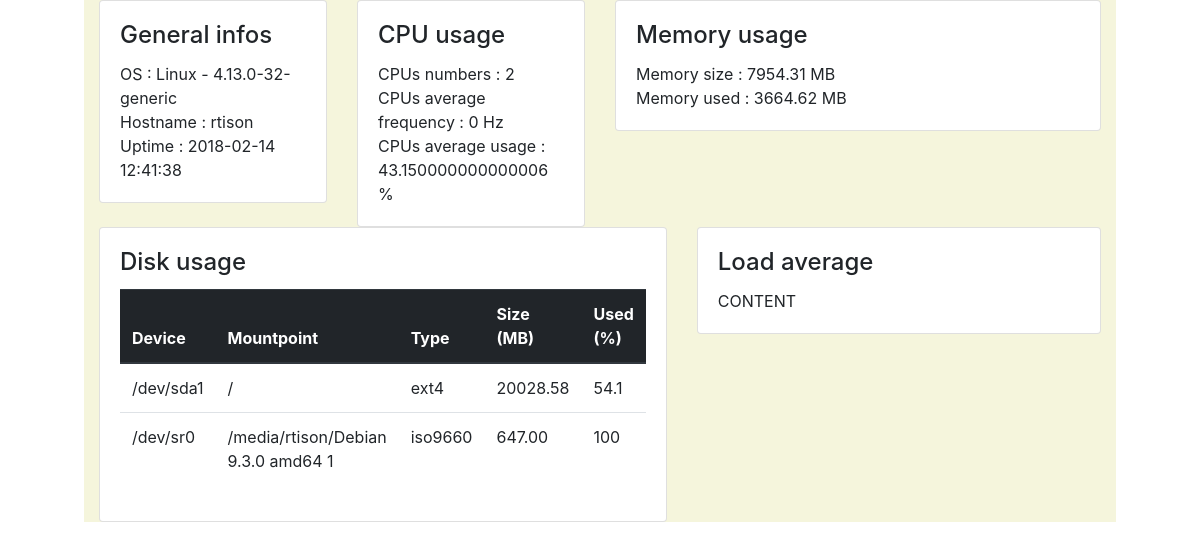
The page / on the database its author committed.
### tables this page shows
CREATE TABLE `host_info` (
        `os` TEXT DEFAULT NULL,
        `hostname` TEXT DEFAULT NULL,
        `uptime` TEXT DEFAULT NULL,
        `cpu_usage` NUMERIC DEFAULT 0,
        `cpu_number` INTEGER DEFAULT 0,
        `cpu_frequency` INTEGER DEFAULT 0,
        `ram_size` INTEGER DEFAULT 0,
        `ram_used` INTEGER DEFAULT 0
      );

CREATE TABLE `host_info_partition` (
        `host_info_id` INTEGER NOT NULL,
        `device` TEXT DEFAULT NULL,
        `mountpoint` TEXT DEFAULT NULL,
        `type` TEXT DEFAULT NULL,
        `size` INTEGER DEFAULT 0,
        `used` NUMERIC DEFAULT 0,
        FOREIGN KEY (`host_info_id`) REFERENCES `host_info`(`id`) ON DELETE CASCADE ON UPDATE CASCADE
      );

### main.py (the view)
@app.route('/', methods=['GET'])
def index():
  host = HostInfo.getLast()
  return render_template('index.html', name="Raphael", infos=host.getInfo())

### HostInfo.py (called while the page is built)
  def getInfo(self):
    return self._infos

  @staticmethod
  def getLast():
    connection = HostInfo.getConnection()
    c=connection.cursor()
    c.execute("SELECT rowId, * FROM host_info ORDER BY rowId DESC LIMIT 1")
    row = c.fetchone()
    print(row)
    if(row != None):
      host = HostInfo()
      columns = ['os','hostname','uptime','cpu_usage','cpu_number','cpu_frequency','ram_size','ram_used']
      infos = {}
      for column in columns:
        infos[column] = row[column]
      c.execute("SELECT * FROM host_info_partition WHERE host_info_id = ?", [row['rowId']])
      infos['partitions'] = []
      columns = ['device','mountpoint','type','size','used']
      for rowInfoPartition in c.fetchall():
        obj = {}
        for column in columns:
          obj[column] = rowInfoPartition[column]
        infos['partitions'].append(obj)
      host._infos = infos
      return host

  @staticmethod
  def getConnection(createTables=True):
    if(createTables):
      HostInfo._createTableIfNotExists()
    conn = sqlite3.connect('hosts_infos.db')
    conn.row_factory = sqlite3.Row
    return conn

### templates/index.html (shortened to what this page needs)
<!DOCTYPE html>
<html>
<head>
  <link rel="stylesheet" href="https://maxcdn.bootstrapcdn.com/bootstrap/4.0.0/css/bootstrap.min.css">
  <link rel="stylesheet" href="{{ url_for('static', filename='style.css') }}">
</head>
<body>
  <div class="container-fluid">
    <div class="row">
      <div class="col">
        <div class="card">
          <div class="card-body">
            <h4 class="card-title">General infos</h4>
            <div>
              <div>OS : {{ infos['os'] }}</div>
              <div>Hostname : {{ infos['hostname'] }}</div>
              <div>Uptime : {{ infos['uptime'] }}</div>
            </div>
          </div>
        </div>
      </div>
      <div class="col">
        <div class="card">
          <div class="card-body">
            <h4 class="card-title">CPU usage</h4>
            <div>
              <div>CPUs numbers : {{ infos['cpu_number'] }}</div>
              <div>CPUs average frequency : {{ infos['cpu_frequency'] }} Hz</div>
              <div>CPUs average usage : {{ infos['cpu_usage'] }} %</div>
            </div>
          </div>
        </div>
      </div>
      <div class="col-6">
        <div class="card">
          <div class="card-body">
            <h4 class="card-title">Memory usage</h4>
            <div>
              <div>Memory size : {{ "%.2f"|format(infos['ram_size']/2**20) }} MB</div>
              <div>Memory used : {{ "%.2f"|format(infos['ram_used']/2**20) }} MB</div>
            </div>
          </div>
        </div>
      </div>
    </div>
    <div class="row">
      <div class="col">
        <div class="card">
          <div class="card-body">
            <h4 class="card-title">Disk usage</h4>
            <div>
              <table class="table">
                  <thead class="thead-dark">
                    <tr>
                      <th scope="col">Device</th>
                      <th scope="col">Mountpoint</th>
                      <th scope="col">Type</th>
                      <th scope="col">Size (MB)</th>
                      <th scope="col">Used (%)</th>
                    </tr>
                  </thead>
                  <tbody>
                    {% for infoPartition in infos['partitions'] %}
                      <tr>
                        <td>{{ infoPartition['device'] }}</td>
                        <td>{{ infoPartition['mountpoint'] }}</td>
                        <td>{{ infoPartition['type'] }}</td>
                        <td>{{ "%.2f"|format(infoPartition['size']/2**20) }}</td>
                        <td>{{ infoPartition['used'] }}</td>
                      </tr>
                    {% endfor %}
                  </tbody>
              </table>
            </div>
          </div>
        </div>
      </div>
      <div class="col">
        <div class="card">
          <div class="card-body">
            <h4 class="card-title">Load average</h4>
            <div>
              CONTENT
            </div>
          </div>
        </div>
      </div>
    </div>
  </div>
</body>
</html>

### static/style.css (style rules this page uses)
.container-fluid { background-color: beige; width: 86%; }

### rows shown on the page
host_info: os "Linux - 4.13.0-32-generic", hostname "rtison", uptime "2018-02-14 12:41:38", cpu_number "2", cpu_frequency "0", cpu_usage "43.150000000000006", infos['ram_size']/2**20 "7954.31", infos['ram_used']/2**20 "3664.62"
host_info_partition: device "/dev/sda1", mountpoint "/", type "ext4", infoPartition['size']/2**20 "20028.58", used "54.1"
host_info_partition: device "/dev/sr0", mountpoint "/media/rtison/Debian 9.3.0 amd64 1", type "iso9660", infoPartition['size']/2**20 "647.00", used "100"
